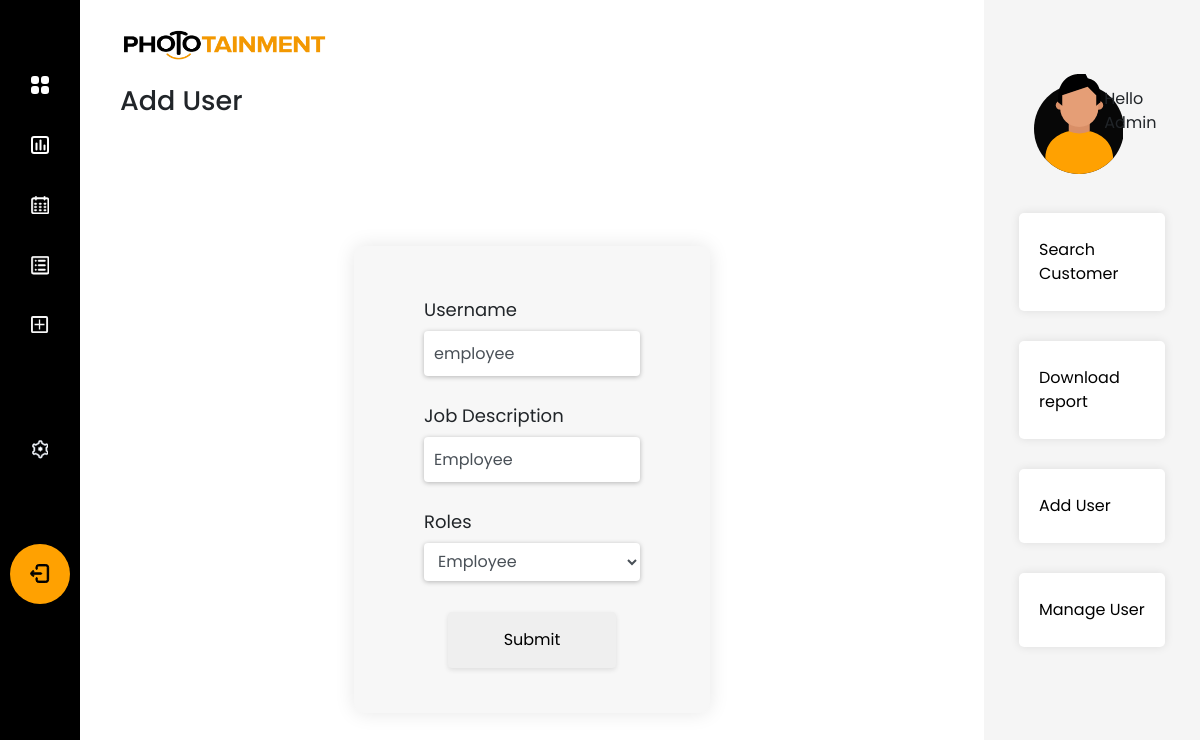
Page /phototainment/edit-user/2 (signed in) on the earlier database version.
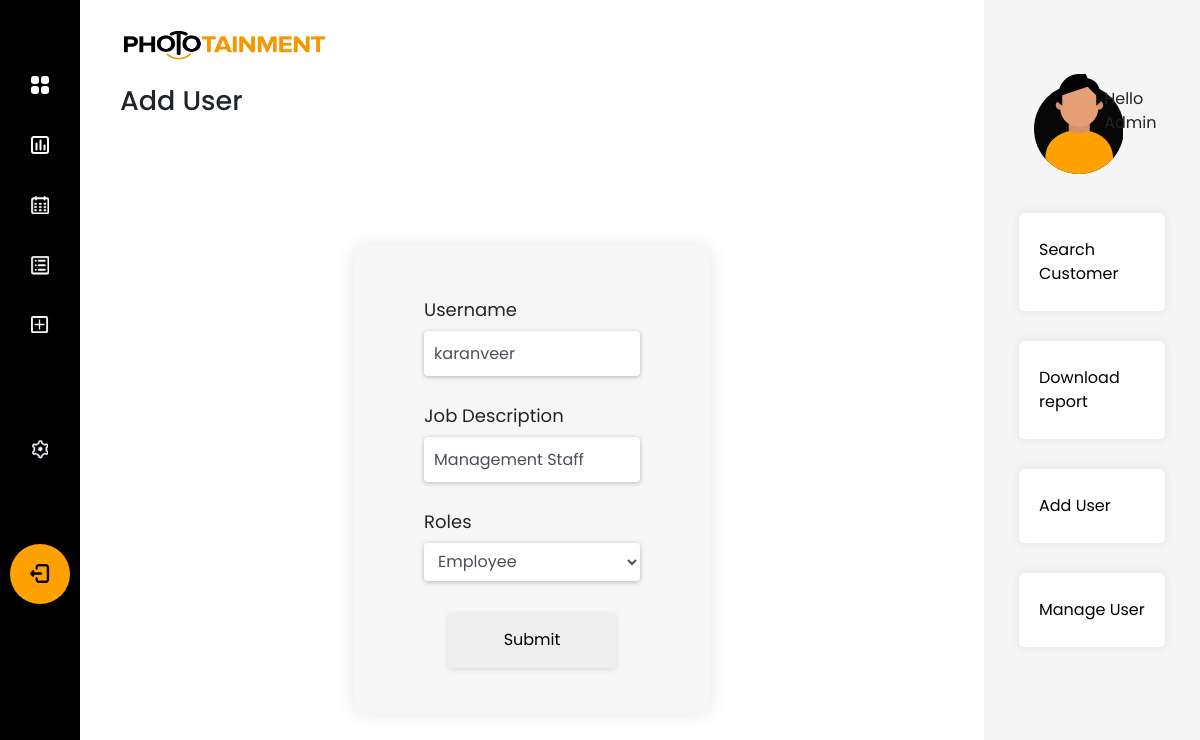
Same page on the later database version.
### app/models.py (models this page shows)
class User(UserMixin, db.Model):
    __tablename__ = "user"
    id = db.Column(db.Integer, primary_key=True)
    username = db.Column(db.String(50), unique=True, nullable=False)
    password = db.Column(db.String(100), nullable=False)
    job_description = db.Column(db.String(50), nullable=False)
    role_id = db.Column(db.Integer, db.ForeignKey("user_role.role_id"), nullable=False)
    role = relationship("Role", back_populates="user")
    comment = relationship("Comment", back_populates="user")
    events = relationship("Event", back_populates="user")

### app/phototainment/views.py (the view, shortened to what this page needs)
@custom_bp.route('/edit-user/<user_id>', methods=["GET", "POST"])
@login_required
@admin
def edit_user(user_id):
    requested_user = db.session.query(User).filter_by(id=user_id).first()
    edit_form = EditUser(
        username=requested_user.username,
        user_role=requested_user.role_id,
        job_description=requested_user.job_description
    )
    return render_template('register.html', form=edit_form)

### app/forms.py
class EditUser(FlaskForm):
    username = StringField("Username", validators=[validators.DataRequired("Please Enter")])
    job_description = StringField("Job Description", validators=[validators.DataRequired("Please Enter")])
    user_role = SelectField('Roles',
                            choices=[(role.role_id, role.role_name) for role in Role.query.order_by('role_name')],
                            validators=[validators.DataRequired("Please Enter")])
    submit = SubmitField("Submit")

### app/models.py (called while the page is built)
@login_manager.user_loader
def load_user(user_id):
    return User.query.get(int(user_id))

### app/privilege.py (called while the page is built)
def admin(f):
    @wraps(f)
    def decorator_function(*args, **kwargs):
        if current_user.role_id == 1:
            return f(*args, **kwargs)
        else:
            return abort(403)
    return decorator_function

### app/templates/register.html (shortened to what this page needs)
{% extends 'base.html' %}
{% import "bootstrap/wtf.html" as wtf %}
{% block page_head %}Add User{% endblock %}
{% block navbar %}{% include 'sidebar.html' %}{% endblock %}
{% block content %}
    <div class="row">
        <div class="col-sm-12 login-main text-center">
            <div class="col-lg-5 col-md-7 col-xs-11 mx-auto float-none login-form">
                {{ wtf.quick_form(form) }}
            </div>
        </div>
    </div>
{% endblock %}
{% block side_bar %}{% include 'right-bar.html' %}{% endblock %}

Differences in the rows shown:
changed User: username "employee" → "karanveer"; job_description "Employee" → "Management Staff"
